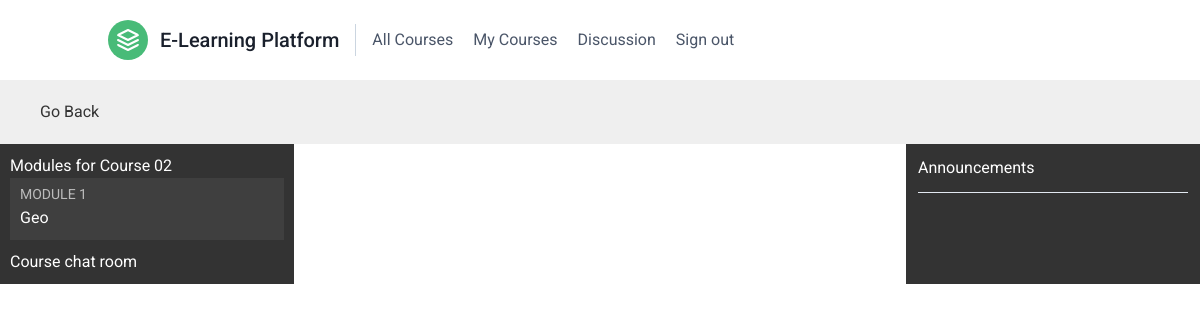
Before: /students/course/2/4/ (signed in) with the older database file.
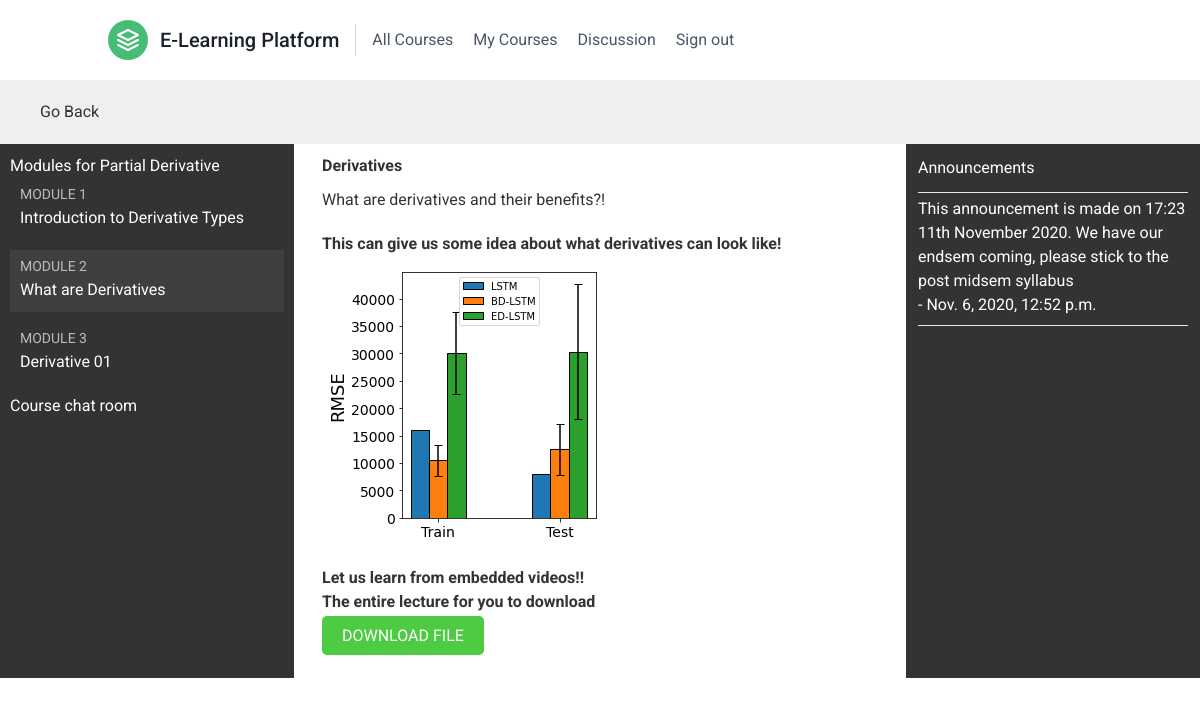
After: the same page with the newer database file.
### courses/models.py (models this page shows, shortened)
class Course(models.Model):
    owner = models.ForeignKey(settings.AUTH_USER_MODEL, related_name='courses_created', on_delete=models.CASCADE)
    subject = models.ForeignKey(Subject, related_name='courses', on_delete=models.CASCADE)
    title = models.CharField(max_length=200)
    slug = models.SlugField(max_length=200, unique=True)
    overview = models.TextField()
    created = models.DateTimeField(auto_now_add=True)
    class Meta:
        ordering = ['-created']

class Module(models.Model):
    course = models.ForeignKey(Course, related_name='modules', on_delete=models.CASCADE)
    title = models.CharField(max_length=200)
    description = models.TextField(blank=True)
    order = OrderField(blank=True, for_fields=['course'])
    class Meta:
        ordering = ['order']
    def __str__(self):
        return f'{self.order}. {self.title}'

class Content(models.Model):
    module = models.ForeignKey(Module, related_name='contents', on_delete=models.CASCADE)
    content_type = models.ForeignKey(ContentType, on_delete=models.CASCADE,
    limit_choices_to={'model__in':( 'text','video','image','file')})
    object_id = models.PositiveIntegerField()
    item = GenericForeignKey('content_type', 'object_id')
    order = OrderField(blank=True, for_fields=['module'])
    class Meta:
        ordering = ['order']

class ItemBase(models.Model):
    owner = models.ForeignKey(settings.AUTH_USER_MODEL, related_name='%(class)s_related', on_delete=models.CASCADE)
    title = models.CharField(max_length=250)
    created = models.DateTimeField(auto_now_add=True)
    updated = models.DateTimeField(auto_now=True)
    def render(self):
        return render_to_string(f'courses/content/{self._meta.model_name}.html',
                                {'item': self})
    class Meta:
        abstract = True

class Text(ItemBase):
    content = models.TextField()

class Image(ItemBase):
    file = models.FileField(upload_to='images')

class Video(ItemBase):
    url = models.URLField()

class File(ItemBase):
    file = models.FileField(upload_to='files')

class Announcement(models.Model):
    course = models.ForeignKey(Course,related_name="announcements",on_delete=models.CASCADE)
    content = models.TextField()
    created = models.DateTimeField(auto_now_add=True)
    class Meta :
        ordering = ['-created']

### students/views.py (the view)
class StudentCourseDetailView(DetailView):
    model = Course
    template_name = 'students/course/detail.html'
    def get_queryset(self):
        qs = super().get_queryset()
        return qs.filter(student_courses__in=[self.request.user.student])
    def get_context_data(self, **kwargs):
        context = super().get_context_data(**kwargs)
        course = self.get_object()
        if 'module_id' in self.kwargs:
            context['module'] = course.modules.get(
                                    id=self.kwargs['module_id'])
        else:
            context['module'] = course.modules.all()[0]
        context['announcements'] = self.object.announcements.all()
        return context

### students/templates/students/course/detail.html (shortened to what this page needs)
{% extends "base.html" %}
{% load cache %}
{% block content %}
  <h1><a href="{% url "students:student_course_list" %}">
      Go Back</a>
    </h1>
   <div class="grid grid-cols-8 gap-2">
    <div class="contents-res md:col-span-2 sm:col-span-8">
    <h3>Modules for {{course.title}}</h3>
    <ul id="modules">
      {% for m in object.modules.all %}
        <li data-id="{{ m.id }}" {% if m == module %}class="selected"{% endif %}>
          <a href="{% url "students:student_course_detail_module" object.id m.id %}">
            <span>
              Module <span class="order">{{ m.order|add:1 }}</span>
            </span>
            <br>
            {{ m.title }}
          </a>
        </li>
      {% empty %}
        <li>No modules yet.</li>
      {% endfor %}
    </ul>
    <h3>
      <a href="{% url "chat:course_chat_room" object.general_chat.id %}">
        Course chat room
      </a>
    </h3>
  </div>
  <div class="mod-res md:col-span-4 sm:col-span-8" >
    {% cache 600 module_contents module %}
      {% for content in module.contents.all %}
        {% with item=content.item %}
          <h2><strong>{{ item.title }} </strong></h2>
          {{ item.render }}
        {% endwith %}
      {% endfor %}
    {% endcache %}
  </div>
   <div class="md:col-span-2 sm:col-span-8  p-3 border-gray-400 bg-gray text-white" style="background-color:#333">
    <h2 class="mb-3 text-1xl">Announcements</h2>
    <hr>
    {% for a in announcements %}
    <div class="mb-2 mt-1">
    <p>{{a.content}}</p>
    <p class="mb-2"> - {{ a.created }} </p>
    <hr>
    </div>
    {% endfor %}
    </div>
    </div>
{% endblock %}

### courses/templates/base.html (shortened to what this page needs)
{% load static %}
<!DOCTYPE html>
<html>
<head>
  <link href="{% static "css/base.css" %}" rel="stylesheet">
  <link href="https://unpkg.com/tailwindcss@^1.0/dist/tailwind.min.css" rel="stylesheet">
</head>
<body>
  <header class="text-gray-700 body-font">
  <div class="container mx-auto flex flex-wrap p-5 flex-col md:flex-row items-center">
    <a class="flex title-font font-medium items-center text-gray-900 mb-4 md:mb-0" href="/">
      <svg xmlns="http://www.w3.org/2000/svg" fill="none" stroke="currentColor" stroke-linecap="round" stroke-linejoin="round" stroke-width="2" class="w-10 h-10 text-white p-2 bg-green-500 rounded-full" viewBox="0 0 24 24">
        <path d="M12 2L2 7l10 5 10-5-10-5zM2 17l10 5 10-5M2 12l10 5 10-5"></path>
      </svg>
      <span class="ml-3 text-xl">E-Learning Platform</span>
    </a>
    <nav class="md:mr-auto md:ml-4 md:py-1 md:pl-4 md:border-l md:border-gray-400	flex flex-wrap items-center text-base justify-center">
        <a class="mr-5 hover:text-gray-900" href="{% url "students:course_list" %}">All Courses</a>
        {% if user.role == "S" %}
         <a class="mr-5 hover:text-gray-900" href="{% url "students:student_course_list" %}">My Courses</a>
         {% elif user.role == "T" %}
         <a class="mr-5 hover:text-gray-900" href="{% url "courses:manage_course_list" %}">My Courses</a>
         {% endif %}
        <a class="mr-5 hover:text-gray-900" href="{% url "discussion_page" %}">Discussion</a>
        {% if request.user.is_authenticated %}
        <a class="mr-5 hover:text-gray-900" href="{% url "accounts:logout" %}">Sign out</a>
        {% else %}
        <a class="mr-5 hover:text-gray-900" href="{% url "accounts:login" %}">Sign in</a>
        {% endif %}
      </nav>
  </div>
</header>
  <div id="content">
    {% block content %}
    {% endblock %}
  </div>
</body>
</html>

### courses/templates/courses/content/text.html
{{ item.content|linebreaks }}

### courses/templates/courses/content/image.html
<p><img src="{{ item.file.url }}" alt="{{ item.title }}"></p>

### courses/templates/courses/content/video.html (shortened to what this page needs)
{% load embed_video_tags %}

### courses/templates/courses/content/file.html
<p><a href="{{ item.file.url }}" class="button">Download file</a></p>

### courses/static/css/base.css (style rules this page uses)
body { margin:0; font-family:'Roboto', sans-serif; font-weight:400; color:#333; }
a { color:#3fad37; text-decoration:none; }
ul { float:left; }
h1, h2, h3, h4, h5, h6 { font-family:'Roboto', sans-serif; font-weight:300; }
h1 { background:#efefef; width:100%; overflow:auto; padding:20px 0 20px 40px; margin:0; }
.mod-res { padding:10px 20px; }
.my-module p,.mod-res p { margin:10px 0 20px; width:100%; float:left; }
.contents-res { padding:10px; background:#333; color: #fff; font-family:'Roboto', sans-serif; }
.my-contents ul,.contents-res ul { list-style:none; margin:0; padding:0; width:100%; }
.my-contents ul li ,.contents-res ul li { margin:0 0 10px 0; padding:4px 10px 10px; overflow:auto; cursor:move; }
.my-contents ul li.selected,.contents-res ul li.selected { background:#3f3f3f; }
.my-contents ul span,.contents-res ul span { text-transform:uppercase; color:#bbb; font-size:14px; }
input[type=submit], a.button { border-radius:5px; background:#4dcc43; color:#fff; font-size:16px; text-transform:uppercase; border:none; padding:10px 20px; margin:20px 0; }

Changed rows visible on the page:
removed Module: order|add "1", title "Geo"
changed Course: title "Course 02" → "Partial Derivative"
added Module: order|add "1", title "Introduction to Derivative Types"
added Module: order|add "2", title "What are Derivatives"
added Module: order|add "3", title "Derivative 01"
added Content: item "Derivatives", item.content "What are derivatives and their benefits?!"
added Content: item "This can give us some idea about what derivatives can look like!", item.file (picture)
added Content: item "Let us learn from embedded videos!!"
added Content: item "The entire lecture for you to download"
added Announcement: content "This announcement is made on 17:23 11th November 2020. We have our endsem coming, please stick to the post midsem syllabus", created "Nov. 6, 2020, 12:52 p.m."
